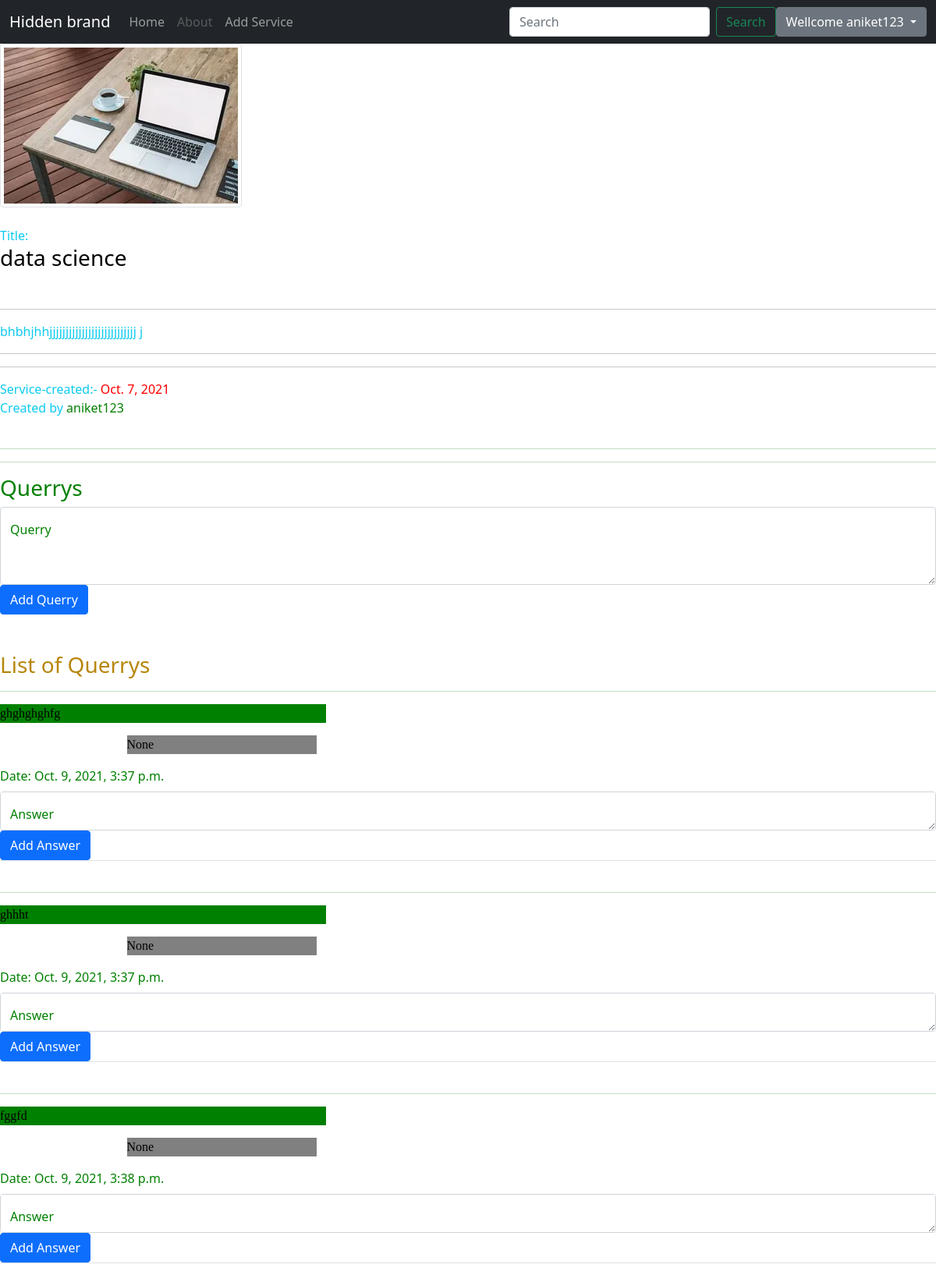
The app's page /post/detail/55 (signed in) with its own data.
### service/models.py (models this page shows, shortened)
class Post(models.Model):
    title=models.CharField(max_length=150)
    body=models.TextField()
    liked=models.IntegerField(default=0)
    creator = models.ForeignKey(User, on_delete=CASCADE)
    updated=models.DateField(auto_now=True)
    created=models.DateField(auto_now_add=True)
    cover=models.ImageField(blank=True, null=True)

class Querry(models.Model):
    content=models.TextField()
    provider=models.ForeignKey(User,on_delete=CASCADE)
    post=models.ForeignKey(Post,on_delete=CASCADE, default=None)
    date_created=models.DateTimeField(auto_now_add=True,help_text="The date and time the Querry was created.")
    date_edited=models.DateTimeField(null=True,help_text="The date and time the Querry was last edited.")
    Answer=models.CharField(default=None,max_length=1000,null=True,blank=True)

### service/views.py (the view, shortened to what this page needs)
# urls.py: path('post/detail/<int:pk>',service.views.posts_detail,name='post_detail'),
def posts_detail(request,pk):
    user=[]
    context={}
    post=get_object_or_404(Post,pk=pk)
    userr=User.objects.filter(id=post.creator_id)
    lik=likee.objects.filter(user_like_id=pk)
    querys=post.querry_set.all()
    if post.creator_id==request.user.id:
        context={
                'post':post,
                'querrys':querys,
                'hider':True,
                'userr':userr[0]
                    }
    return render(request,'detail.html',context)

### service/templates/detail.html (shortened to what this page needs)
{% extends 'base.html' %} {% block main %}
<img src="{{ post.cover.url }}" class="img-thumbnail" alt="..."><br><br>
<span class="text-info">Title:</span>
<h3 style="color:black">
    <span>{{ post.title }}</span></h3>
<br>
<hr>
<span class="text-info">{{ post.body }}</span>
<hr>
<hr>
<span class="text-info">Service-created:-</span>
<span style="color:red">{{ post.created }}
            <br>
            <span class="text-info">Created by</span>
<span style="color:green">{{ userr.username }}
            <br>
            <br>
            <hr>
            <hr>
            {% if user.is_authenticated %}
            <h3>Querrys</h1>
            <form action="{% url 'add_querry' post.pk%}" method='post'>
                <div class="form-floating">
                    <textarea class="form-control" placeholder="Leave your Querry" name="logusername" style="height: 100px;"></textarea>
                    <label for="logusername">Querry</label>
                </div>
                <button type="submit" class="btn btn-primary">Add Querry</button>
            </form>
            {% else %}
            <h3>Login or Register yourself for adding any Query</h3>
            {% endif %}
            <br><br>
              <h3 style="color: darkgoldenrod;">List of Querrys</h3>
            {% for query in querrys  %}
            <hr>
            <div class="row g-2">
                <div class="col-sm-7">
                    <div style="background-color: green; margin-right: 40%;">
                  <p style="color:black; font-family: Georgia, 'Times New Roman', Times, serif;">{{ query.content }}</p>
                </div>
                <div class="col-sm-7">
                    <div style="background-color:grey; margin-left: 40%;">
                  <p style="color:black; font-family: Georgia, 'Times New Roman', Times, serif;">{{ query.Answer }}</p>
                </div>
                </div>
                <div class="col-sm-7">
                Date: {{ query.date_created }}
                </div>
            </div>
{% if hider %}
                <form action='{% url 'add_anss' query.pk%}' method='post'>
                   <div class="form-floating">
                    <textarea class="form-control" placeholder="Leave your Querry" name="myans" style="height: 50px;"></textarea>
                    <label for="logusername">Answer</label>
                </div>
                    <button type="submit" class="btn btn-primary">Add Answer</button>
                </form>
            </div>
            <div class="modal-footer">
            </div>
{% endif %}
            {% endfor %}
    {% endblock main %}

### service/templates/base.html (shortened to what this page needs)
{% load static %}
<!doctype html>
<html lang="en">
<head>
    <link href="https://cdn.jsdelivr.net/npm/bootstrap@5.1.1/dist/css/bootstrap.min.css" rel="stylesheet">
</head>
<body>
    <nav class="navbar navbar-expand-lg navbar-dark bg-dark">
        <div class="container-fluid">
            <div class="collapse navbar-collapse" id="navbarTogglerDemo01">
                <a class="navbar-brand" href="#">Hidden brand</a>
                <ul class="navbar-nav me-auto mb-2 mb-lg-0">
                    <li class="nav-item">
                        <a class="nav-link" href="{% url 'home' %}">Home</a>
                    </li>
                    <li class="nav-item">
                        <a class="nav-link disabled">About</a>
                    </li>
                    {% if user.is_authenticated %}
                    <li class="nav-item">
                        <a class="nav-link" href="/add_service">Add Service</a>
                    </li>
                    {% endif %}
                </ul>
                <form class="d-flex" method="POST" action="{% url 'search' %}">
                    <input class="form-control me-2" type="search" placeholder="Search" aria-label="Search" id="mysearch" name="mysearch">
                    <button class="btn btn-outline-success" type="submit">Search</button>
                </form>
                {% if user.is_authenticated %}
                <div class="dropdown">
                    <button class="btn btn-secondary dropdown-toggle" type="button" id="dropdownMenuButton1" data-bs-toggle="dropdown" aria-expanded="false">
                   Wellcome {{request.user.username}}
                 </button>
                </div>
                {% else %}
                <button type="button" class="btn btn-outline-success" data-bs-target="#log_in" data-bs-toggle="modal">Log-in</button>
                <button type="submit" class="btn btn-outline-success" data-bs-target="#sign_up" data-bs-toggle="modal">sign-up</button> {% endif %}
            </div>
    </nav>
    {% block main %}{% endblock main %}
</body>
</html>

### records on screen
Post: cover (picture), title "data science", body "bhbhjhhjjjjjjjjjjjjjjjjjjjjjjjjjjj j", created "Oct. 7, 2021"
Querry: content "ghghghghfg", Answer "None", date_created "Oct. 9, 2021, 3:37 p.m."
Querry: content "ghhht", Answer "None", date_created "Oct. 9, 2021, 3:37 p.m."
Querry: content "fggfd", Answer "None", date_created "Oct. 9, 2021, 3:38 p.m."

### other values on screen
{{ request.user.username }} "aniket123"
{{ userr.username }} "aniket123"
